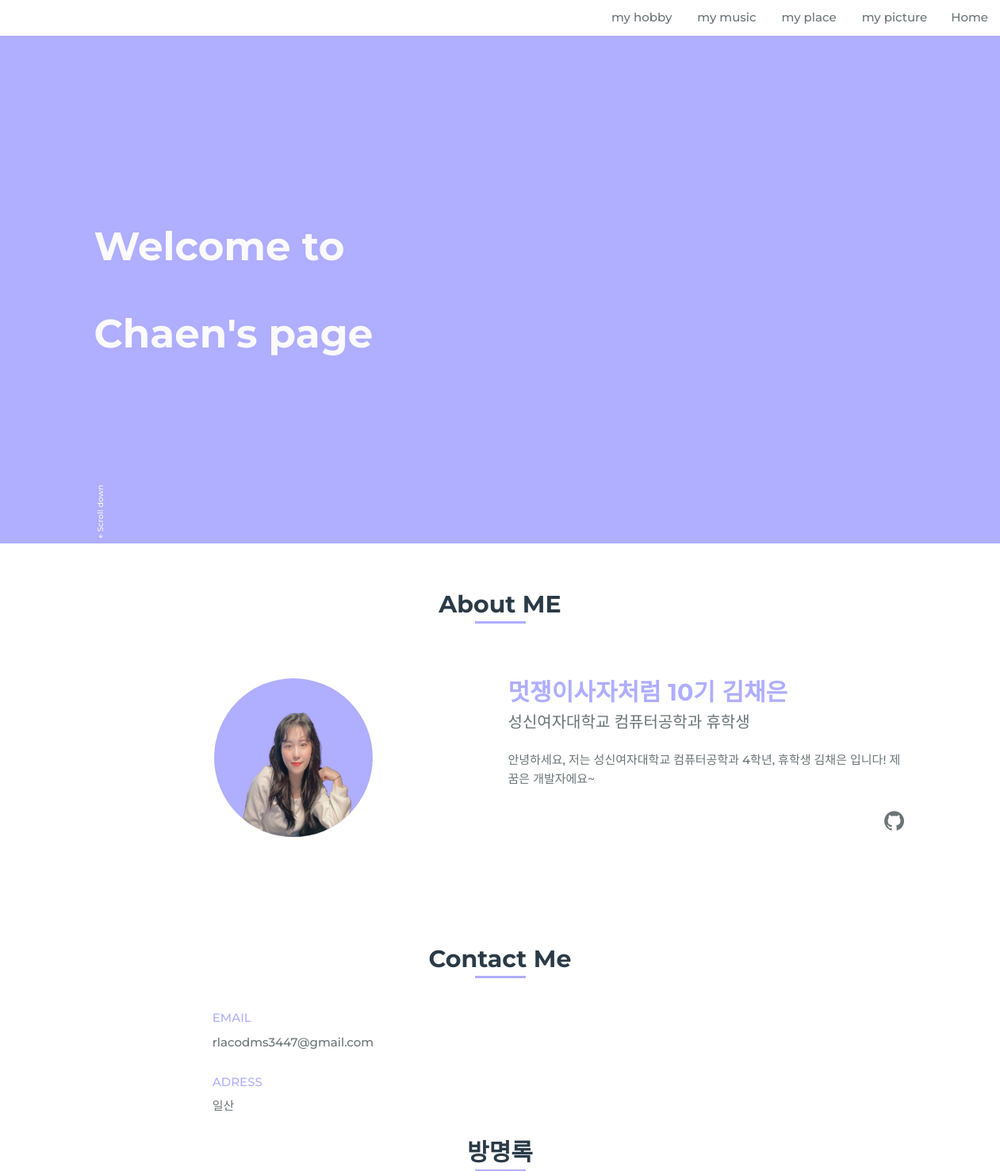
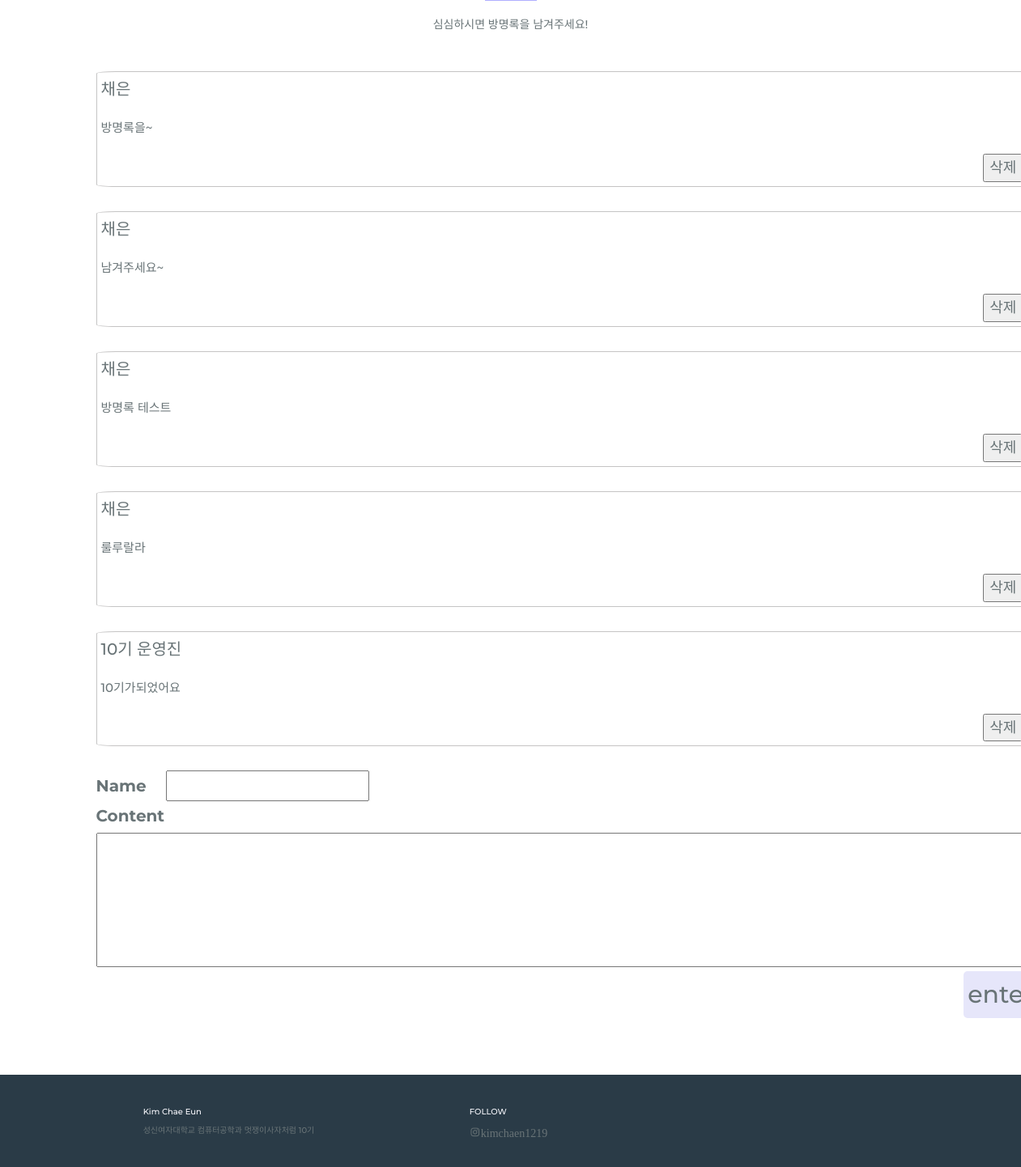
Before: / with the older database file (2 pictures, top to bottom).
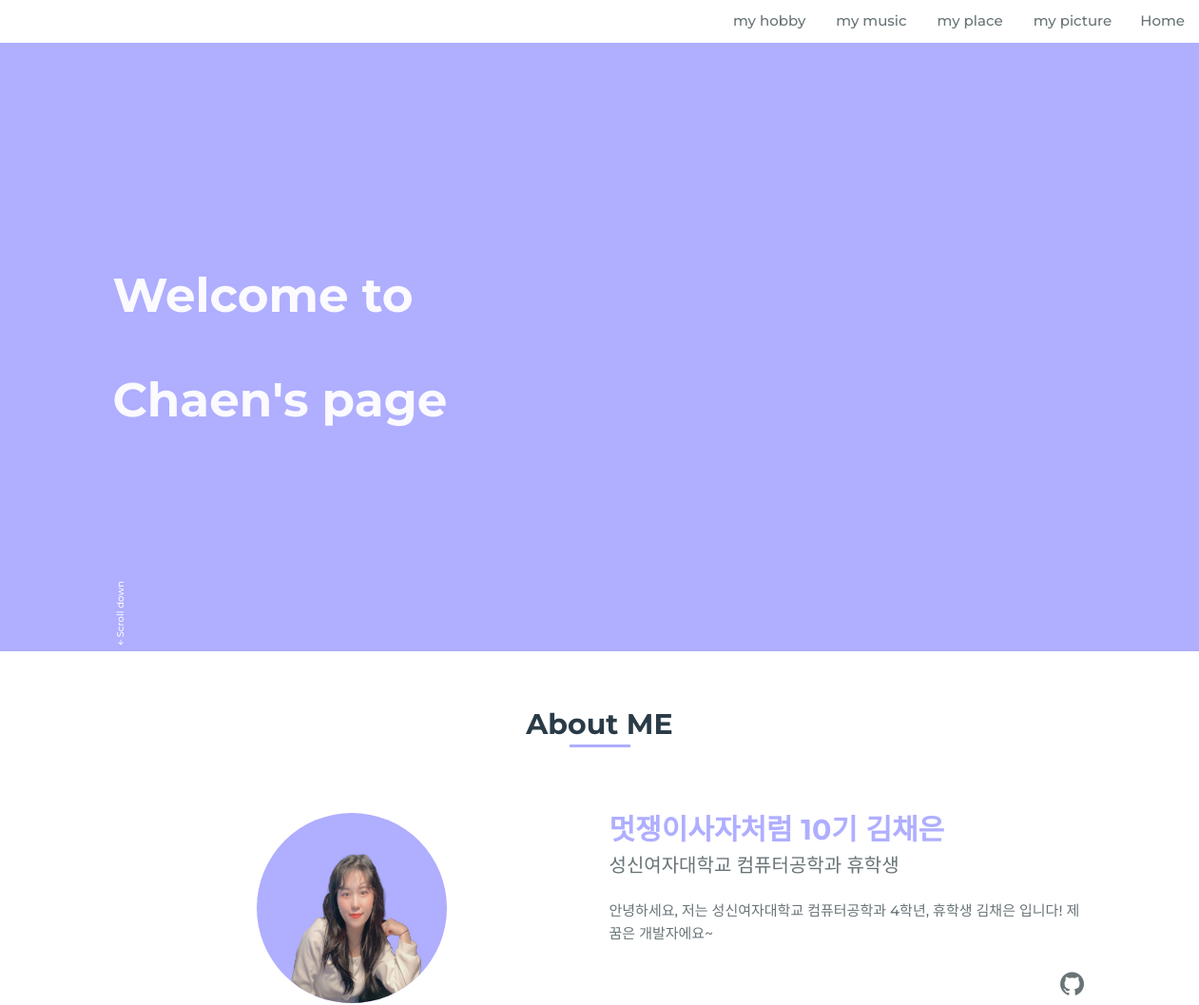
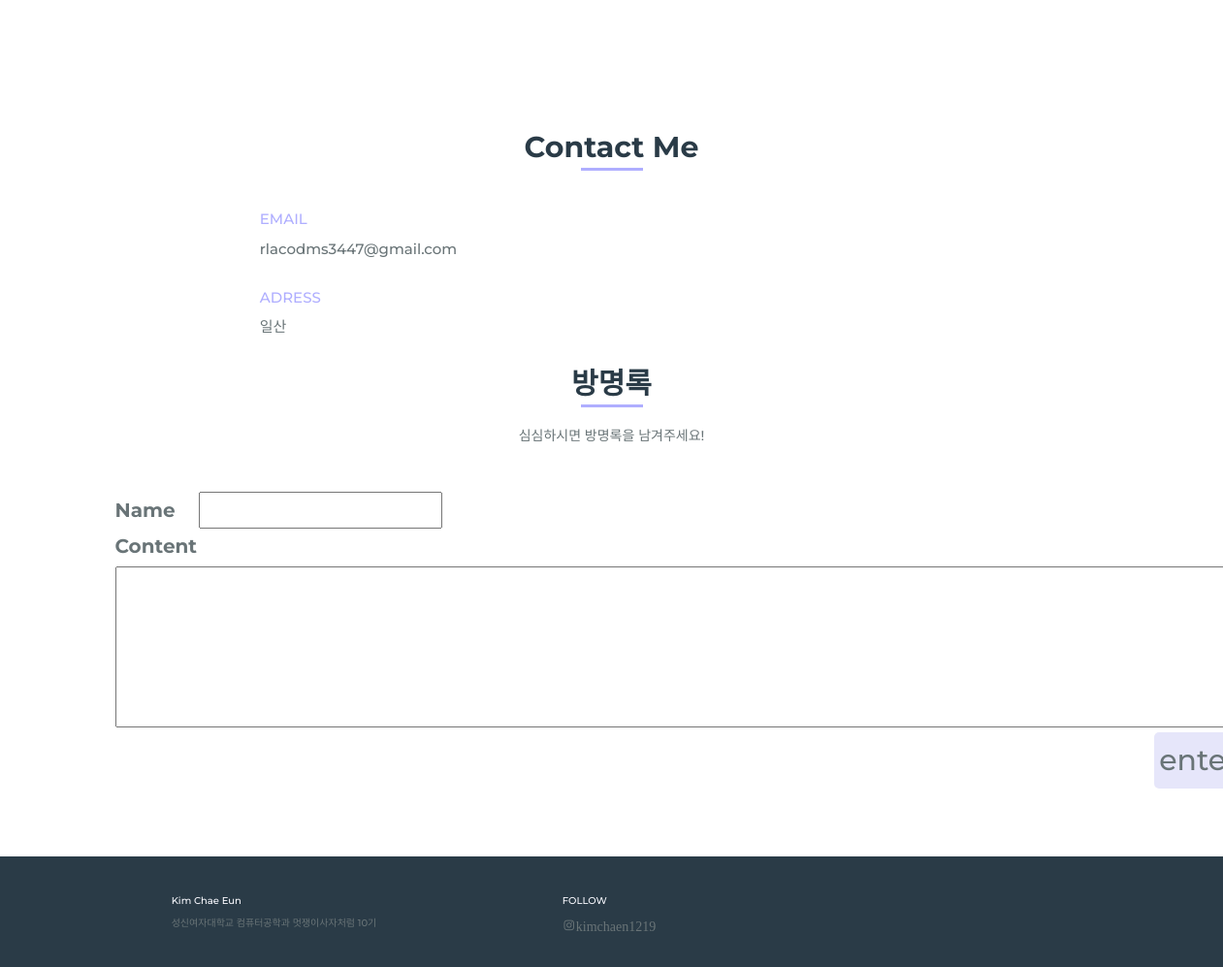
After: the same page with the newer database file (2 pictures, top to bottom).
### introduction/models.py (models this page shows, shortened)
class Home(models.Model):
    name = models.CharField(max_length=20)
    greetings_1 = models.CharField(max_length=20)
    greetings_2 = models.CharField(max_length=20)
    picture = models.ImageField(upload_to='picture/', blank=True)
    updated = models.DateTimeField(auto_now=True)

class About(models.Model):
    heading = models.CharField(max_length=50)
    career = models.CharField(max_length=20)
    description = models.TextField(blank=False)
    profile_img = models.ImageField(upload_to='profile/')
    updated = models.DateTimeField(auto_now=True)

class Comment(models.Model):
    writer = models.CharField(max_length=20)
    write_date = models.DateTimeField()
    content = models.TextField(blank=False)

### introduction/views.py (the view)
# urls.py: path('', views.index, name='index'),
def index(request):
    home = Home.objects.latest('updated')
    about = About.objects.latest('updated')
    profile = Profile.objects.filter(about=about)
    comments = Comment.objects.all()
    return render(request, 'index.html', {'home' : home, 'about' : about,'profile' : profile, 'comments':comments})

### introduction/templates/index.html (shortened to what this page needs)
{% extends 'base.html' %} {% block title %}멋사 10기 운영진 김채은을 소개합니다!{% endblock %} {% block contents %}
<main class="l-main">
    <section class="home" id="home">
        <div class="home__container bd-grid">
            <h1 class="home__title"><span>{{home.greetings_1}}</span><br><br>{{home.greetings_2}}</h1>
            <div class="home__scroll">
                <a href="#about" class="home__scroll-link"><i class='bx bx-up-arrow-alt' ></i>Scroll down</a>
            </div>
        </div>
    </section>
    <section class="about section" id="about">
        <h2 class="section-title">About ME</h2>
        <div class="about__container bd-grid">
            <div class="about__img" style="bottom: 0;">
                <img src="{{about.profile_img.url}}" alt="과잠입은 프로필 사진">
            </div>
            <div>
                <h2 class="about__subtitle">{{about.heading}}</h2>
                <span class="about__profession">{{about.career}}</span>
                <p class="about__text">{{about.description}}
                </p>
                <div class="about__social">
                    <a target="_blank" href="https://github.com/kimchaeeun3447" class="about__social-icon"><i class='bx bxl-github' ></i></a>
                </div>
            </div>
        </div>
    </section>
    <section class="contact section" id="contact">
        <h2 class="section-title">Contact Me</h2>
        <div class="contact__container bd-grid">
            <div class="contact__info">
                <h3 class="contact__subtitle" style="font-size: 1.5rem;">EMAIL</h3>
                <span class="contact__text" style="font-size: 1.5rem;">rlacodms3447@gmail.com</span>
                <h3 class="contact__subtitle" style="font-size: 1.5rem;">ADRESS</h3>
                <span class="contact__text" style="font-size: 1.5rem;">일산</span>
            </div>
        </div>
        <h2 class="section-title">방명록</h2>
        <h5 style="text-align: center;">심심하시면 방명록을 남겨주세요!</h5>
        {% for comment in comments%}
        <div class="about__container bd-grid" style="position: sticky; margin-bottom: -5rem;">
            <div style="border: 1px solid rgb(197, 196, 196); border-radius: 2%; padding: 5px; width: 120rem;">
                <span class="about__profession">{{comment.writer}}</span>
                <p class="about__text">{{comment.content}}</p>
                <form action="{% url 'delete' comment.id %}" method="post">
                    <input type="submit" class="del_btn" name="del_btn" style="float: right; font-size: large;" value="삭제">
                </form>
            </div>
        </div>
        {%endfor%}
        <div class="about__container bd-grid" style="position: sticky;">
            <form action="{%url 'comment'%}" method="post">
                <div>
                    <label for="writer" style="font-size: 2rem;"> Name</label>
                    <input id="writer" type="text" name="writer" style="font-size: 2rem; margin-left: 22px;"><br>
                    <label for="content" style="font-size: 2rem;"> Content</label>
                    <textarea id="content" name="content" cols="100" rows="5" style="font-size: 2rem;"></textarea>
                    <button type="submit" style="font-size: 3rem;float: right; border: none; border-radius: 5px;  padding: 5px;background-color: lavender;">enter</button>
                </div>
            </form>
        </div>
    </section>
</main>
{% endblock %}

### introduction/templates/base.html (shortened to what this page needs)
<!DOCTYPE html>
<html lang="en">
<head>
    <link rel="stylesheet" href="https://maxcdn.bootstrapcdn.com/bootstrap/3.3.2/css/bootstrap.min.css">
    <link rel="stylesheet" href="https://maxcdn.bootstrapcdn.com/bootstrap/3.3.2/css/bootstrap-theme.min.css">
    <link href='https://cdn.jsdelivr.net/npm/boxicons@2.0.5/css/boxicons.min.css' rel='stylesheet'>
</head>
<body>
    <ul class="nav nav-pills" style="font-size: 1.5rem; height: 4.5rem;">
        <li role="presentation" style="float: right;"><a href="{% url 'index' %}">Home</a></li>
        <li role="presentation" style="float: right;"><a href="{% url 'picture' %}">my picture</a></li>
        <li role="presentation" style="float: right;"><a href="{% url 'place' %}">my place</a></li>
        <li role="presentation" style="float: right;"><a href="{% url 'music' %}">my music</a></li>
        <li role="presentation" style="float: right;"><a href="{% url 'hobby' %}">my hobby</a></li>
    </ul>
    {% block contents %} {% endblock %}
    <footer class="footer section">
        <div class="footer__container bd-grid">
            <div class="footer__data">
                <h2 class="footer__title">Kim Chae Eun</h2>
                <p class="footer__text">성신여자대학교 컴퓨터공학과 멋쟁이사자처럼 10기</p>
            </div>
            <div class="footer__data">
                <h2 class="footer__title">FOLLOW</h2>
                <a href="#" class="footer__social"><i class='bx bxl-instagram' >kimchaen1219</i></a>
            </div>
        </div>
    </footer>
</body>
</html>

### introduction/templates/base.html (style rules this page uses)
:root { --header-height: 3rem; --font-medium: 500; }
:root { --first-color: #afaeff; --white-color: #FAFAFF; --dark-color: #2A3B47; --text-color: #697477; }
:root { --body-font: 'Montserrat', sans-serif; --big-font-size: 6.25rem; --h2-font-size: 1.5rem; --normal-font-size: .938rem; --small-font-size: .813rem; }
@media screen and (min-width: 768px) { :root { --big-font-size: 5rem; --h2-font-size: 2rem; --normal-font-size: 1rem; --small-font-size: .875rem; } }
:root { --mb-1: .5rem; --mb-2: 1rem; --mb-3: 1.5rem; --mb-4: 2rem; }
:root { --z-fixed: 100; }
html { scroll-behavior: smooth; }
body { margin: var(--header-height) 0 0 0; font-family: var(--body-font); font-size: var(--normal-font-size); font-weight: var(--font-medium); color: var(--text-color); line-height: 1.6; }
h1, h2, p { margin: 0; }
ul { margin: 0; padding: 0; list-style: none; }
a { text-decoration: none; color: var(--text-color); }
img { max-width: 100%; }
.section { padding: 3rem 0; }
.section-title { position: relative; font-size: rem; color: var(--dark-color); margin: var(--mb-4) 0; text-align: center; font-weight: bold; }
.section-title::after { position: absolute; content: ""; height: .28rem; left: 0; right: 0; margin: auto; margin-top: 0.8rem; background-color: var(--first-color); }
.bd-grid { max-width: 1024px; display: grid; grid-template-columns: 100%; grid-column-gap: 2rem; width: calc(100% - 2rem); margin-left: var(--mb-2); margin-right: var(--mb-2); }
.home { position: relative; background-color: var(--first-color); overflow: hidden; }
.home__container { height: calc(100vh - var(--header-height)); row-gap: 5rem; }
.home__title { align-self: flex-end; color: var(--white-color); font-size: 5rem; font-weight: bold; }
.home__scroll { align-self: flex-end; }
.home__scroll-link { writing-mode: vertical-lr; transform: rotate(-180deg); color: var(--white-color); }
.about__container { justify-items: center; row-gap: 2rem; text-align: center; }
.about__img { display: flex; justify-content: center; background-color: var(--first-color); border-radius: 50%; overflow: hidden; }
.about__subtitle { font-size: 3rem; font-weight: bold; color: var(--first-color); margin-bottom: var(--mb-1); margin-top: 0.8rem; }
.about__profession { font-size: 2rem; margin-bottom: var(--mb-4); }
.about__text { margin-bottom: var(--mb-4); margin-top: 2rem; font-size: 1.5rem; }
.about__social-icon { font-size: 3rem; float: right; }
.contact__container { row-gap: 2rem; }
.contact__subtitle { font-size: var(--normal-font-size); color: var(--first-color); }
.contact__text { display: inline-block; margin-bottom: var(--mb-2); }
.footer { background-color: var(--dark-color); }
.footer__container { row-gap: 2rem; }
.footer__title { font-size: var(--normal-font-size); color: var(--white-color); margin-bottom: var(--mb-2); }
.footer__social { font-size: 1.4rem; margin-right: var(--mb-1); }
@media screen and (min-width: 768px) { body { margin: 0; } }
@media screen and (min-width: 768px) { .section { padding-top: 4rem; } }
@media screen and (min-width: 768px) { .section-title { margin-bottom: 3rem; } }
@media screen and (min-width: 768px) { .section-title::after { width: 64px; top: 3rem; } }
@media screen and (min-width: 768px) { .nav { height: calc(var(--header-height) + 1rem); } }
@media screen and (min-width: 768px) { .home__container { height: 100vh; grid-template-rows: 1.7fr 1fr; row-gap: 0; } }
@media screen and (min-width: 768px) { .about__container { grid-template-columns: repeat(2, 1fr); align-items: center; text-align: initial; padding: 4rem 0; } }
@media screen and (min-width: 768px) { .about__img { width: 200px; height: 200px; } }
@media screen and (min-width: 768px) { .about__img img { width: 165px; } }
@media screen and (min-width: 768px) { .contact__container { grid-template-columns: repeat(2, 1fr); justify-items: center; } }
@media screen and (min-width: 768px) { .footer__container { grid-template-columns: repeat(3, 1fr); justify-items: center; } }
@media screen and (min-width: 1024px) { .bd-grid { margin-left: auto; margin-right: auto; } }
@media screen and (min-height: 721px) { .home__container { height: 640px; } }

Changed rows visible on the page:
removed Comment: writer "채은", content "방명록을~"
removed Comment: writer "채은", content "남겨주세요~"
removed Comment: writer "채은", content "방명록 테스트"
removed Comment: writer "채은", content "룰루랄라"
removed Comment: writer "10기 운영진", content "10기가되었어요"
